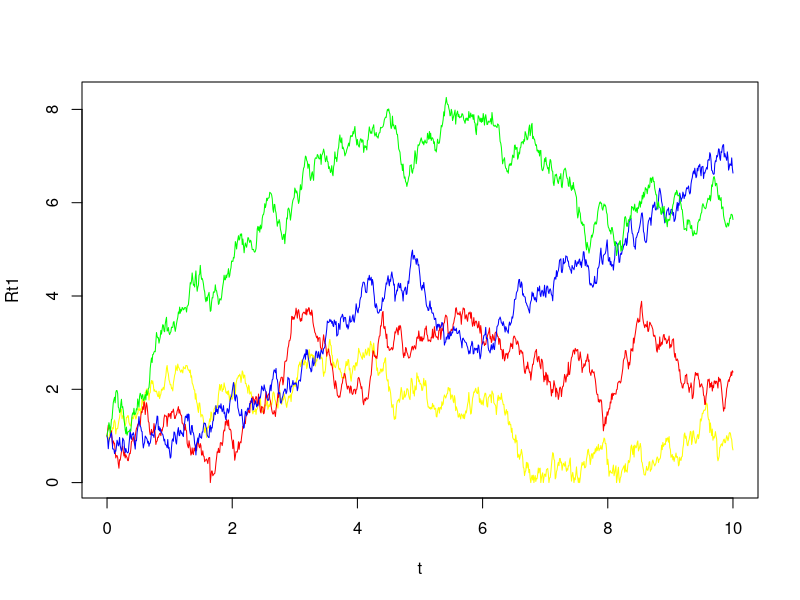

R code for this plot:
## ---- chunk 1
set.seed(1)
T = 10
N = 1000
dt = T/N
Rt_sim <- function(delta, N, dt){
  Y <- numeric(N+1)
  Y[1] <- 1
  for (i in 1:N){
    dW <- sqrt(dt)*rnorm(1)
    Y[i+1] <- max(Y[i] + delta*dt+ 2*sqrt(Y[i])*dW, 0)
  } 
  return(sqrt(Y))
}
t <- seq(0, T, by = dt)
delta <- c(1,2,3,4)
Rt1 <- Rt_sim(delta[1], N=1000, dt=10/1000)
Rt2 <- Rt_sim(delta[2], N=1000, dt=10/1000)
Rt3 <- Rt_sim(delta[3], N=1000, dt=10/1000)
Rt4 <- Rt_sim(delta[4], N=1000, dt=10/1000)
ymin <- min(c(Rt1, Rt2, Rt3, Rt4))
ymax <- max(c(Rt1, Rt2, Rt3, Rt4))
plot(t, Rt1, "l", col = "yellow", ylim = c(ymin, ymax))
lines(t, Rt2, "l", col="red")
lines(t, Rt3, "l", col="blue")
lines(t, Rt4, "l", col="green")
